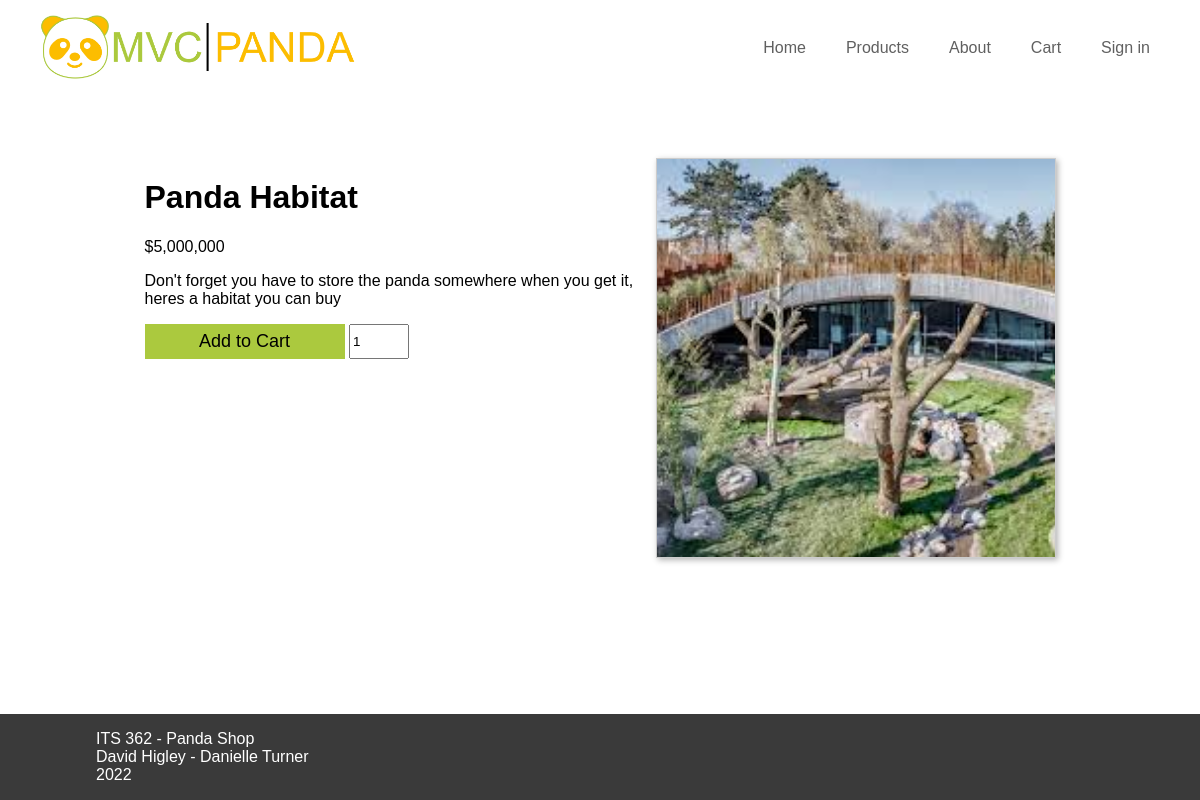
Page /product.php?id=5 on the earlier database version.
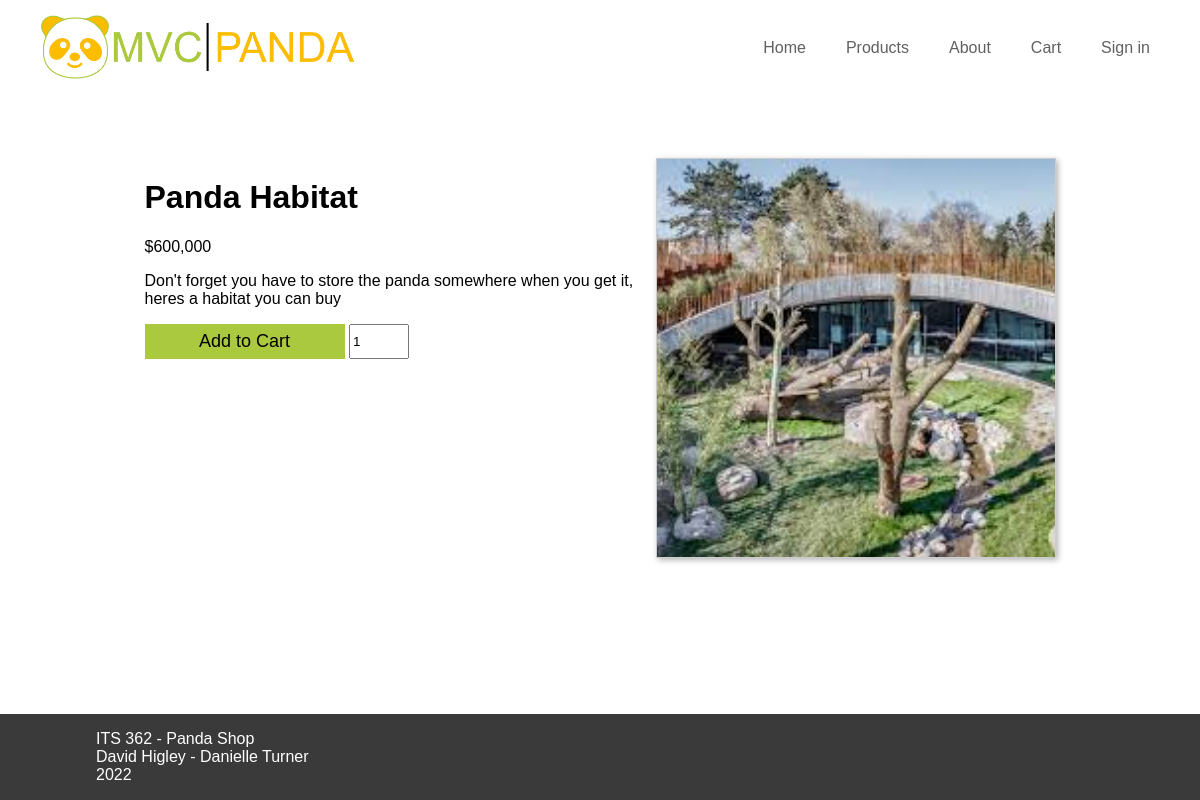
Same page on the later database version.
### tables this page shows
CREATE TABLE "products" (
	"ProductID"	INTEGER NOT NULL UNIQUE,
	"Name"	TEXT,
	"Description"	TEXT,
	"Price"	INTEGER,
	"ProductImage"	TEXT,
	PRIMARY KEY("ProductID" AUTOINCREMENT)
);

### product.php (called while the page is built, shortened)
<?php
require_once __DIR__. '/model/products.php';
$products = new Products();
if (isset($_GET['id'])) {
    $product = $products->getOne($_GET['id']);
} else {
    header('Location: products.php');
    exit();
}
require_once __DIR__ . '/view/product.php';
?>

### model/database.php (called while the page is built, shortened)
<?php
    function getDatabase() {
        try {
            $db = new PDO("sqlite:" . __DIR__ . "/../panda.db");
        } catch(PDOException $e) {
            handle_error($e->getMessage());
            exit();
        }
        return $db;
    }
?>

### model/Model.php (called while the page is built, shortened)
<?php
require_once(__DIR__ . "/database.php");
abstract class Model {
    static $db = null;
    protected function DB(): PDO {
        return static::$db;
    }
}
?>

### model/products.php (called while the page is built, shortened)
<?php
require_once("database.php");
require_once("Model.php");
class Products extends Model {
    public function getOne($id) {
        try {
            $query = $this->DB()->prepare('SELECT * FROM products WHERE ProductID = ?');
            $query->execute(array($id));
            return $query->fetch();
        } catch(PDOException $e) {
            handle_error($e->getMessage());
        }
    }
}
?>

### view/product.php (the view, shortened to what this page needs)
<?php require_once __DIR__ . '/partials/header.php'; ?>
<div class="columns">
    <div class="column product-column">
        <h1><?php echo $product["Name"]; ?></h1>
        <p><?php echo "$". number_format($product["Price"]); ?></p>
        <p><?php echo $product["Description"]; ?> </p>
        <form action="cart.php?add" method="post">
            <input class="addToCartButton" type="submit" value="Add to Cart">
            <input type="number" class="quantitySelector" name="quantity" value="1">
        </form>
    </div>
    <div class="column image-column">
        <img class="product-image large" src="<?php echo $product['ProductImage']?>" alt="<?php echo $product["Name"]; ?>">
    </div>
</div>
<?php require_once __DIR__ . '/partials/footer.php';?>

Differences in the rows shown:
changed products "Panda Habitat": Price "5,000,000" → "600,000"
